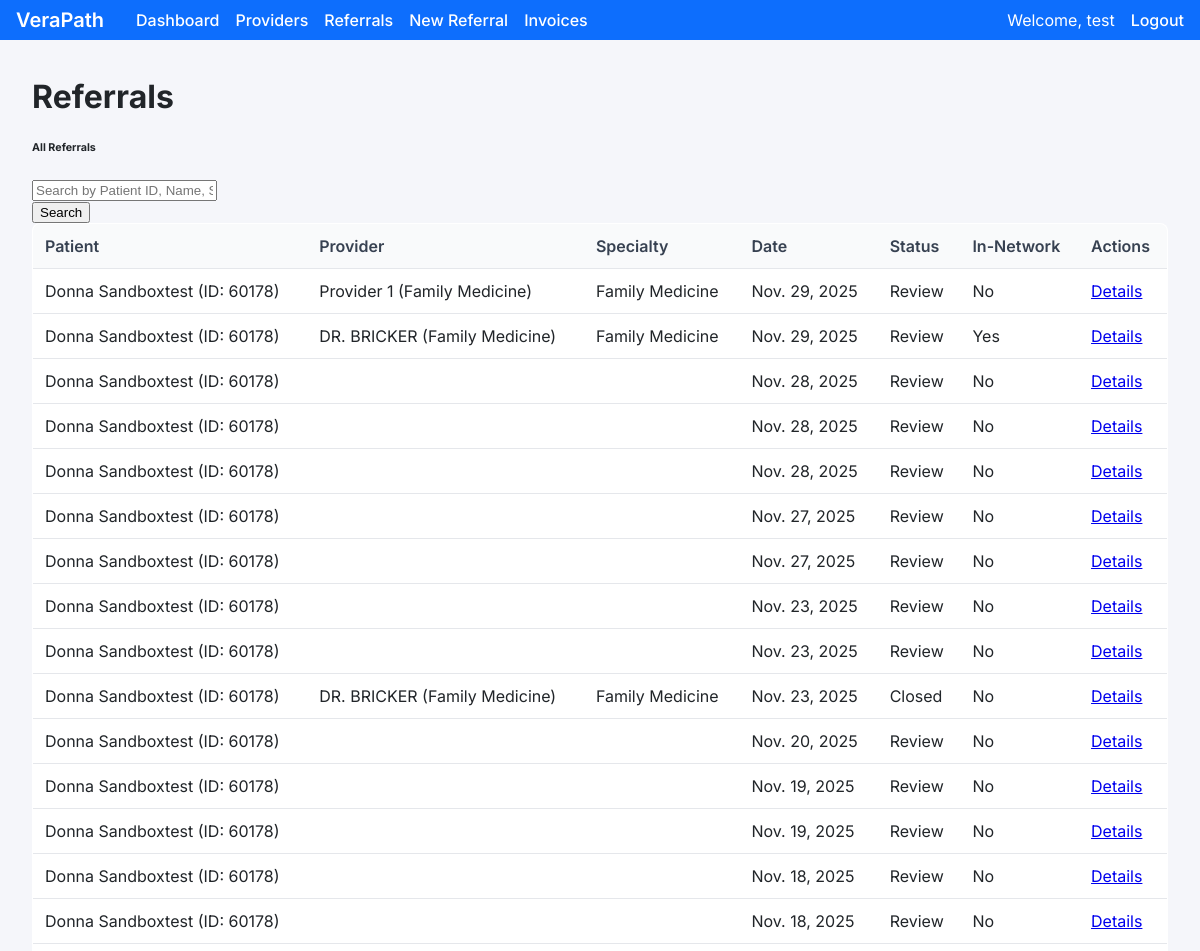
Before: /analytics/referrals/ (signed in, upper part) with the older database file.
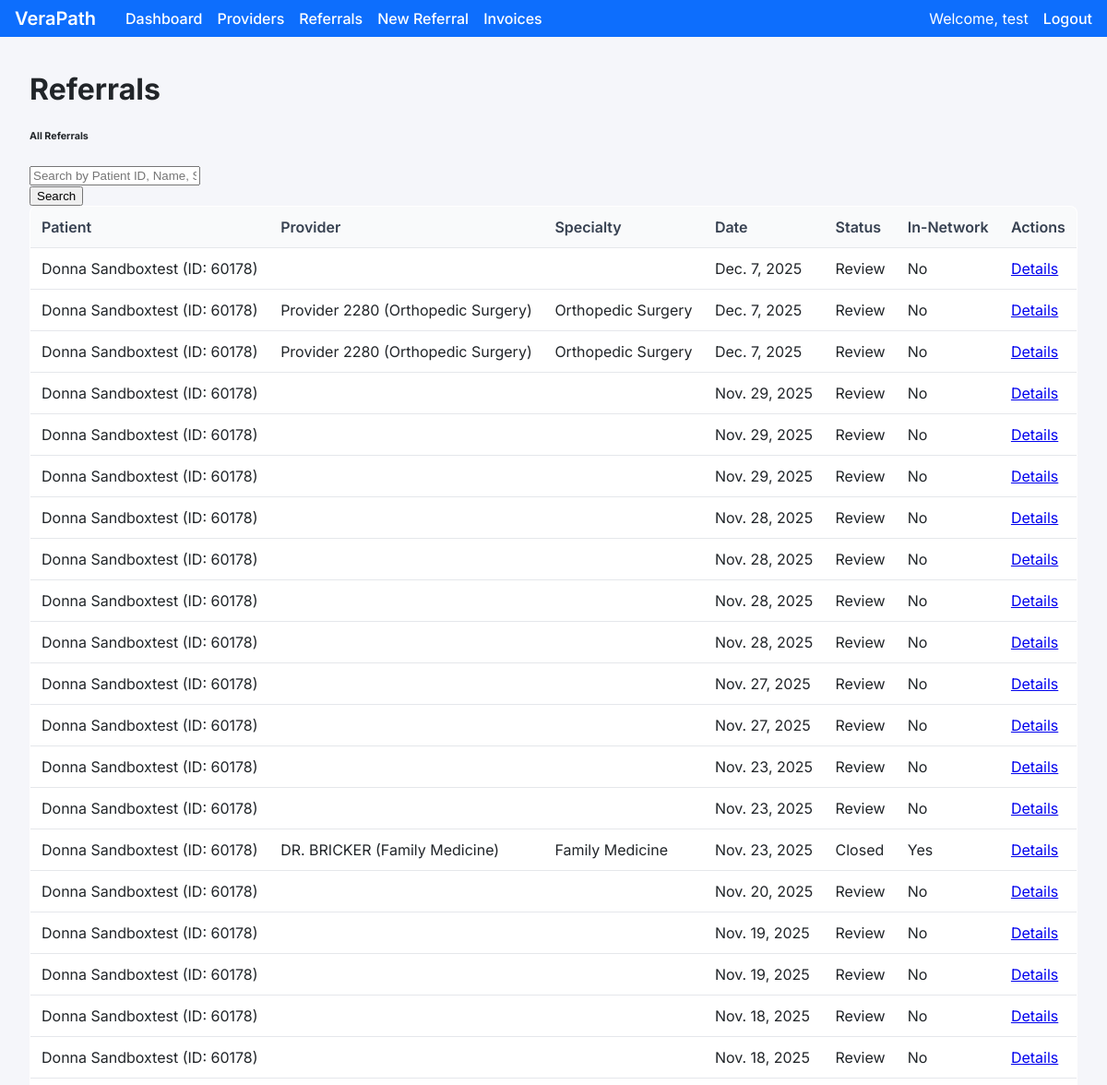
After: the same page with the newer database file.
### analytics/models.py (models this page shows, shortened)
class Referral(models.Model):
    class Status(models.TextChoices):
        PENDING = 'pending', 'Pending'
        SENT = 'sent', 'Sent'
        ACKNOWLEDGED = 'ack', 'Acknowledged'
        SCHEDULED = 'scheduled', 'Scheduled'
        COMPLETED = 'completed', 'Completed'
        NO_SHOW = 'no_show', 'No Show'
        RESCHEDULED = 'rescheduled', 'Rescheduled'
        CANCELLED = 'cancelled', 'Cancelled'
        REVIEW = 'review', 'Review'
        CLOSED = 'closed', 'Closed'
    patient = models.ForeignKey(Patient, on_delete=models.PROTECT)
    provider = models.ForeignKey(Provider, on_delete=models.SET_NULL, null=True)
    payer = models.ForeignKey(Payer, on_delete=models.SET_NULL, null=True, blank=True)
    specialty = models.CharField(max_length=120, blank=True)  # NEW: record referral specialty
    status = models.CharField(max_length=20, choices=Status.choices, default=Status.PENDING)
    in_network = models.BooleanField(default=True)
    is_urgent = models.BooleanField(default=False)
    documenttypeid = models.CharField(max_length=50, blank=True, null=True)
    rvu_cost = models.DecimalField(max_digits=10, decimal_places=2, default=Decimal('0.00'))
    referral_date = models.DateField()
    suggested_provider_ids = models.CharField(max_length=200, blank=True)
    created_at = models.DateTimeField(default=timezone.now)
    ack_at = models.DateTimeField(null=True, blank=True)
    scheduled_at = models.DateTimeField(null=True, blank=True)
    completed_at = models.DateTimeField(null=True, blank=True)
    cancelled_at = models.DateTimeField(null=True, blank=True)
    athena_document_id = models.CharField(max_length=50, blank=True, null=True)
    athena_encounter_id = models.CharField(max_length=50, blank=True, null=True)
    athena_department_id = models.CharField(max_length=50, blank=True, null=True)
    provider_note = models.TextField(blank=True)
    note_to_patient = models.TextField(blank=True)
    visit_summary = models.TextField(blank=True, null=True)

class Patient(models.Model):
    original_id = models.CharField(max_length=120, unique=True)
    pseudonym = models.CharField(max_length=64, unique=True, editable=False)
    first_name = models.CharField(max_length=100, blank=True, null=True)
    last_name = models.CharField(max_length=100, blank=True, null=True)
    def __str__(self) -> str:
        if self.first_name and self.last_name:
            return f"{self.first_name} {self.last_name} (ID: {self.original_id})"
        return f"Patient {self.pseudonym[:8]}"

class Provider(models.Model):
    practice = models.ForeignKey(Practice, on_delete=models.CASCADE, null=True, blank=True)
    npi = models.CharField(max_length=20, blank=True, null=True)
    full_name = models.CharField(max_length=200)
    specialty = models.CharField(max_length=120, blank=True, null=True)
    subspecialty = models.CharField(max_length=120, blank=True, null=True)
    city = models.CharField(max_length=100, blank=True, null=True)
    state = models.CharField(max_length=50, blank=True, null=True)
    accepting_new_patients = models.BooleanField(default=True, blank=True, null=True)
    primary_department = models.CharField(max_length=200, blank=True, null=True)
    is_in_network = models.BooleanField(default=False)
    providerid = models.IntegerField(blank=True, null=True)
    firstname = models.CharField(max_length=100, blank=True, null=True)
    lastname = models.CharField(max_length=100, blank=True, null=True)
    middleinitial = models.CharField(max_length=1, blank=True, null=True)
    sex = models.CharField(max_length=1, blank=True, null=True)
    entitytype = models.CharField(max_length=50, blank=True, null=True)
    ansinamecode = models.CharField(max_length=255, blank=True, null=True)
    hideinportal = models.BooleanField(default=False, blank=True, null=True)
    schedulingname = models.CharField(max_length=200, blank=True, null=True)
    billable = models.BooleanField(default=False, blank=True, null=True)
    ansispecialtycode = models.CharField(max_length=50, blank=True, null=True)
    createencounteroncheckin = models.BooleanField(default=False, blank=True, null=True)
    class Meta:
        unique_together = (('practice', 'providerid'),)
    def __str__(self) -> str:
        return f"{self.full_name} ({self.specialty})"

### analytics/views.py (the view, shortened to what this page needs)
# urls.py: path('referrals/', views.referral_list, name='referral_list'),
@login_required
def referral_list(request):
    try:
        user_practice = request.user.userprofile.practice
    except (UserProfile.DoesNotExist, AttributeError):
        user_practice = None
    if user_practice:
        referrals = Referral.objects.filter(Q(provider__practice=user_practice) | Q(provider__isnull=True))
    else:
        referrals = Referral.objects.all()
    query = request.GET.get('q')
    context = {
        'referrals': referrals.order_by('-referral_date'),
        'query': query,
    }
    return render(request, 'analytics/referral_list.html', context)

### analytics/templates/analytics/referral_list.html (shortened to what this page needs)
{% extends "base.html" %}
{% block content %}
<div class="container-fluid">
    <h1 class="h3 mb-4 text-gray-800">Referrals</h1>
    <div class="card shadow mb-4">
        <div class="card-header py-3">
            <h6 class="m-0 font-weight-bold text-primary">All Referrals</h6>
        </div>
        <div class="card-body">
            <form method="get" action="{% url 'analytics:referral_list' %}" class="form-inline mb-4">
                <div class="input-group">
                    <input type="text" name="q" class="form-control" placeholder="Search by Patient ID, Name, Specialty, Status..." value="{{ query|default:'' }}">
                    <div class="input-group-append">
                        <button class="btn btn-primary" type="submit">Search</button>
                    </div>
                </div>
            </form>
            <div class="table-responsive">
                <table class="table table-bordered" id="dataTable" width="100%" cellspacing="0">
                    <thead>
                        <tr>
                            <th>Patient</th>
                            <th>Provider</th>
                            <th>Specialty</th>
                            <th>Date</th>
                            <th>Status</th>
                            <th>In-Network</th>
                            <th>Actions</th>
                        </tr>
                    </thead>
                    <tbody>
                        {% for referral in referrals %}
                        <tr>
                            <td>{{ referral.patient }}</td>
                            <td>{% if referral.provider %}{{ referral.provider }}{% endif %}</td>
                            <td>{{ referral.specialty }}</td>
                            <td>{{ referral.referral_date }}</td>
                            <td>
                                <span class="badge badge-{{ referral.status|lower }}">{{ referral.get_status_display }}</span>
                            </td>
                            <td>
                                {% if referral.in_network %}
                                    <span class="badge badge-success">Yes</span>
                                {% else %}
                                    <span class="badge badge-danger">No</span>
                                {% endif %}
                            </td>
                            <td>
                                <a href="{% url 'analytics:referral_detail' referral.pk %}" class="btn btn-sm btn-info">Details</a>
                            </td>
                        </tr>
                        {% empty %}
                        <tr>
                            <td colspan="7" class="text-center">No referrals found.</td>
                        </tr>
                        {% endfor %}
                    </tbody>
                </table>
            </div>
        </div>
    </div>
</div>
{% endblock %}

### templates/base.html (shortened to what this page needs)
<!DOCTYPE html>
<html lang="en">
<head>
  {% load static %}
</head>
<body>
  <nav class="navbar">
    <div class="navbar-left">
        <a class="navbar-brand" href="/">VeraPath</a>
        <ul class="navbar-nav">
          <li><a href="{% url 'analytics:analytics_dashboard' %}">Dashboard</a></li>
          <li><a href="{% url 'analytics:provider_list' %}">Providers</a></li>
          <li><a href="{% url 'analytics:referral_list' %}">Referrals</a></li>
          <li><a href="{% url 'analytics:create_referral' %}">New Referral</a></li>
          <li><a href="{% url 'analytics:invoice_list' %}">Invoices</a></li>
        </ul>
    </div>
    <div class="navbar-user">
        {% if user.is_authenticated %}
            <span>Welcome, {{ user.username }}</span>
            <form id="logout-form" method="post" action="{% url 'logout' %}" style="display: inline;">
                <a href="#" onclick="document.getElementById('logout-form').submit(); return false;">Logout</a>
            </form>
        {% else %}
            <a href="{% url 'login' %}">Login</a>
        {% endif %}
    </div>
  </nav>
  <div class="container">
    {% block content %}{% endblock %}
  </div>
</body>
</html>

### templates/base.html (style rules this page uses)
body { font-family: 'Inter', sans-serif; margin: 0; background-color: #f5f6fa; color: #212529; }
.navbar { background-color: #0d6efd; padding: 0.5rem 1rem; display: flex; align-items: center; justify-content: space-between; color: #fff; }
.navbar-left { display: flex; align-items: center; }
.navbar-brand { font-weight: 600; font-size: 1.25rem; margin-right: 2rem; text-decoration: none; color: #fff; }
.navbar-nav { list-style: none; margin: 0; padding: 0; display: flex; }
.navbar-nav li { margin-right: 1rem; }
.navbar-nav a { color: #fff; text-decoration: none; font-weight: 500; }
.navbar-user { display: flex; align-items: center; }
.navbar-user span { margin-right: 1rem; }
.navbar-user a { color: #fff; text-decoration: none; font-weight: 500; }
.container { max-width: 1200px; margin: 0 auto; padding: 1rem 2rem; }
table { width: 100%; border-collapse: collapse; background-color: #fff; margin-bottom: 2rem; border: 1px solid #e5e7eb; border-radius: 8px; overflow: hidden; }
th, td { padding: 0.75rem; text-align: left; border-bottom: 1px solid #e5e7eb; }
th { background-color: #f9fafb; font-weight: 600; color: #374151; }

Changed rows visible on the page:
added Referral: patient "Donna Sandboxtest (ID: 60178)", referral_date "Dec. 7, 2025", status "Review", in_network "No"
added Referral: patient "Donna Sandboxtest (ID: 60178)", provider "Provider 2280 (Orthopedic Surgery)", specialty "Orthopedic Surgery", referral_date "Dec. 7, 2025", status "Review", in_network "No"
added Referral: patient "Donna Sandboxtest (ID: 60178)", provider "Provider 2280 (Orthopedic Surgery)", specialty "Orthopedic Surgery", referral_date "Dec. 7, 2025", status "Review", in_network "No"
changed Referral (number 4 of 21 on the later page): provider "Provider 1 (Family Medicine)" → (not shown); specialty "Family Medicine" → (not shown)
changed Referral (number 5 of 21 on the later page): provider "DR. BRICKER (Family Medicine)" → (not shown); specialty "Family Medicine" → (not shown); in_network "Yes" → "No"
added Referral: patient "Donna Sandboxtest (ID: 60178)", referral_date "Nov. 29, 2025", status "Review", in_network "No"
added Referral: patient "Donna Sandboxtest (ID: 60178)", referral_date "Nov. 28, 2025", status "Review", in_network "No"
changed Referral "Family Medicine": in_network "No" → "Yes"
